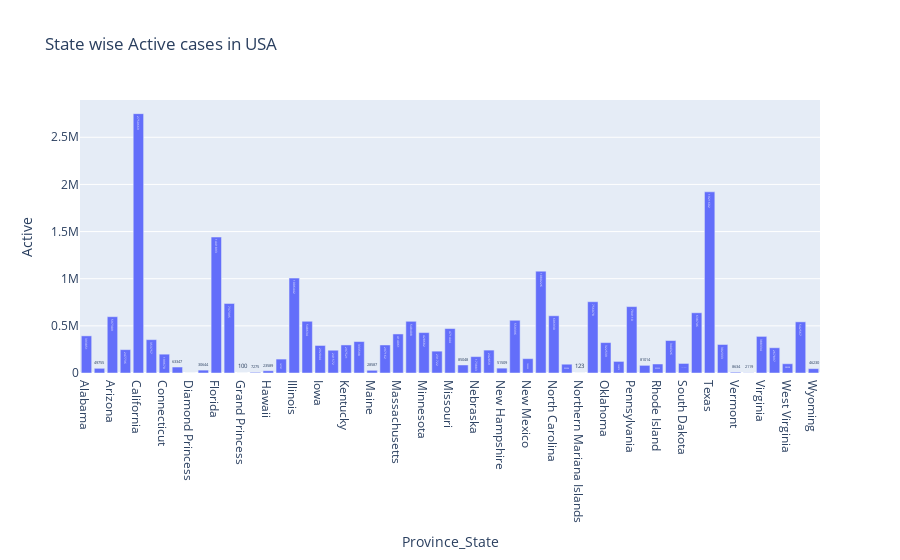

Here is the notebook cell this chart was saved with:
### Markdown cell above
### Plot Province/State Wise Active Cases in USA

### Code cell
us_data = covid_data[covid_data['Country_Region']=='US'].drop(['Country_Region','Lat', 'Long_'], axis=1)
us_data = us_data.groupby(['Province_State'])['Active'].sum().reset_index()
us_data_Active = us_data[us_data['Active'] > 0]
state_fig = px.bar(us_data_Active, x='Province_State', y='Active', title='State wise Active cases in USA', text='Active')
state_fig.show()

### Figure 1 — Plotly figure (JSON) as saved in the notebook; plotly's stock layout.template omitted (floating-point values rounded to 4 significant figures)
{"data": [{"alignmentgroup": "True", "hovertemplate": "Province_State=%{x}<br>Active=%{text}<extra></extra>", "legendgroup": "", "marker": {"color": "#636efa", "pattern": {"shape": ""}}, "name": "", "offsetgroup": "", "orientation": "v", "showlegend": false, "text": [393851, 49755, 597309, 247736, 2750669, 353757, 199670, 63347, 49, 30644, 1441893, 737395, 100, 7275, 23589, 147707, 1006442, 548634, 292044, 241572, 297521, 333598, 28587, 297162, 414061, 548408, 428682, 231722, 471444, 85048, 173883, 242859, 51509, 559396, 152222, 1080226, 606930, 93206, 123, 756078, 322539, 122873, 704110, 81014, 95552, 344326, 101331, 638746, 1921602, 302333, 8634, 2119, 388334, 267897, 98208, 542567, 46230], "textposition": "auto", "type": "bar", "x": ["Alabama", "Alaska", "Arizona", "Arkansas", "California", "Colorado", "Connecticut", "Delaware", "Diamond Princess", "District of Columbia", "Florida", "Georgia", "Grand Princess", "Guam", "Hawaii", "Idaho", "Illinois", "Indiana", "Iowa", "Kansas", "Kentucky", "Louisiana", "Maine", "Maryland", "Massachusetts", "Michigan", "Minnesota", "Mississippi", "Missouri", "Montana", "Nebraska", "Nevada", "New Hampshire", "New Jersey", "New Mexico", "New York", "North Carolina", "North Dakota", "Northern Mariana Islands", "Ohio", "Oklahoma", "Oregon", "Pennsylvania", "Puerto Rico", "Rhode Island", "South Carolina", "South Dakota", "Tennessee", "Texas", "Utah", "Vermont", "Virgin Islands", "Virginia", "Washington", "West Virginia", "Wisconsin", "Wyoming"], "xaxis": "x", "y": [393851, 49755, 597309, 247736, 2750669, 353757, 199670, 63347, 49, 30644, 1441893, 737395, 100, 7275, 23589, 147707, 1006442, 548634, 292044, 241572, 297521, 333598, 28587, 297162, 414061, 548408, 428682, 231722, 471444, 85048, 173883, 242859, 51509, 559396, 152222, 1080226, 606930, 93206, 123, 756078, 322539, 122873, 704110, 81014, 95552, 344326, 101331, 638746, 1921602, 302333, 8634, 2119, 388334, 267897, 98208, 542567, 46230], "yaxis": "y"}], "layout": {"barmode": "relative", "legend": {"tracegroupgap": 0}, "title": {"text": "State wise Active cases in USA"}, "xaxis": {"anchor": "y", "domain": [0, 1], "title": {"text": "Province_State"}}, "yaxis": {"anchor": "x", "domain": [0, 1], "title": {"text": "Active"}}}}
